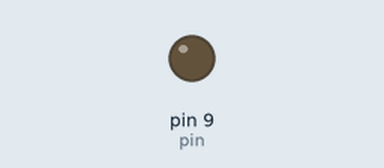
Bench run of a sketch on a simulated Arduino Uno, built with avr-gcc and run on an emulated ATmega328P. Shown: output pins drawn as LEDs (lit = HIGH).

Above: at 0.05 s.
At 2.05 s:
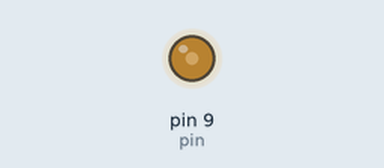
At 3.25 s:
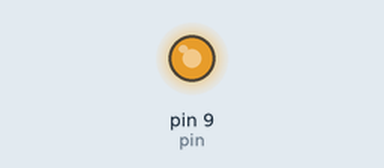
At 6.5 s:
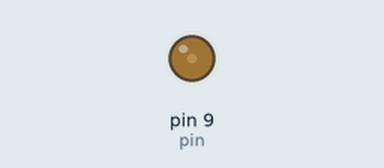
Timing chart, 0 to 10.4 s (numbered marks = the images above):
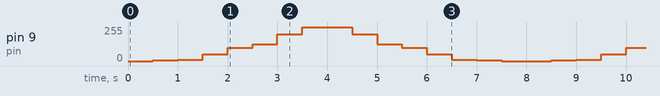

Measured:
- by itself, pin 9 (pin): repeats every 8.0 s: 10/255 0.50 s, 50/255 0.50 s, 100/255 0.50 s, 125/255 0.50 s, 200/255 0.50 s, 255/255 1.0 s, 200/255 0.50 s, 125/255 0.50 s, 100/255 0.50 s, 50/255 0.50 s, 10/255 0.50 s, 5/255 0.50 s, 0/255 1.0 s, 5/255 0.50 s

The sketch:

fun.ino
```cpp
int steps[]={0, 5, 10, 50, 100, 125, 200, 255};
int pin=9;

void setup(){
	pinMode(pin, OUTPUT);
}

void loop(){
	for(int i=0; i<8; i++) {
		analogWrite(pin, steps[i]);
		delay(500);
	}

	for(int i=7; i>=0; i--) {
		analogWrite(pin, steps[i]);
		delay(500);
	}
}
```
